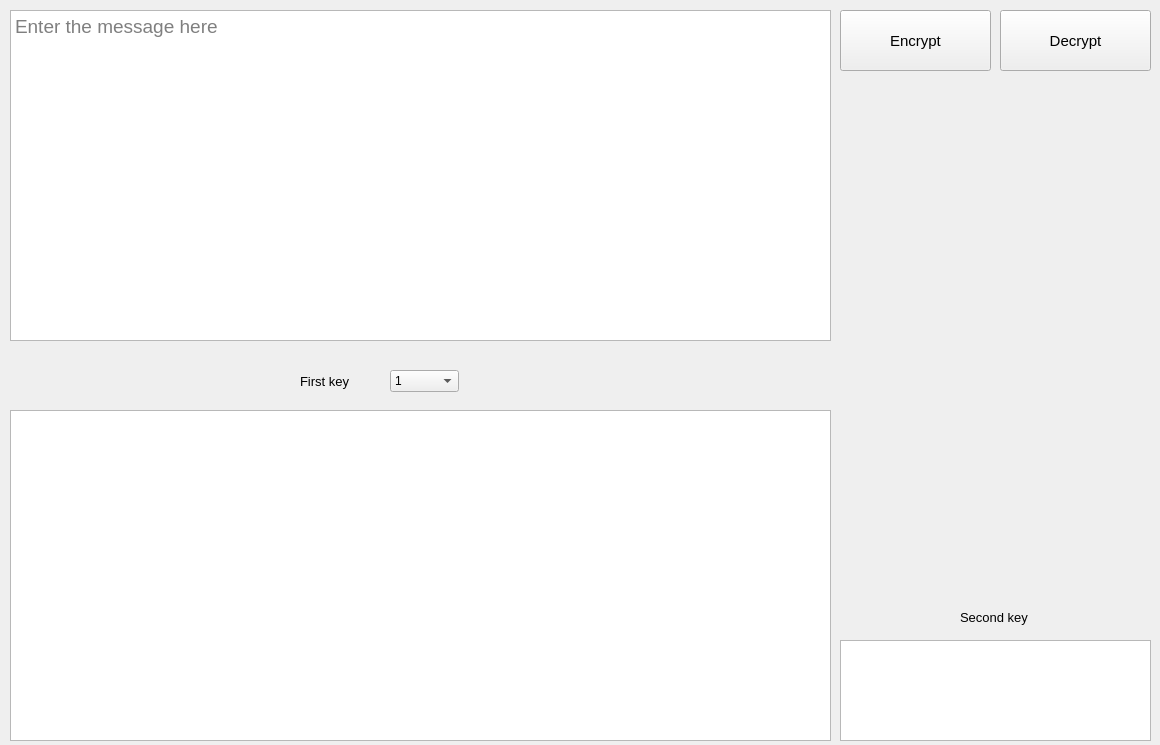
<?xml version="1.0" encoding="UTF-8"?>
<ui version="4.0">
 <class>MainWindow</class>
 <widget class="QMainWindow" name="MainWindow">
  <property name="geometry">
   <rect>
    <x>0</x>
    <y>0</y>
    <width>1160</width>
    <height>745</height>
   </rect>
  </property>
  <property name="windowTitle">
   <string>MainWindow</string>
  </property>
  <widget class="QWidget" name="centralwidget">
   <widget class="QPlainTextEdit" name="inputMessage">
    <property name="geometry">
     <rect>
      <x>10</x>
      <y>10</y>
      <width>821</width>
      <height>331</height>
     </rect>
    </property>
    <property name="font">
     <font>
      <pointsize>14</pointsize>
     </font>
    </property>
    <property name="placeholderText">
     <string>Enter the message here</string>
    </property>
   </widget>
   <widget class="QPlainTextEdit" name="outputMessage">
    <property name="geometry">
     <rect>
      <x>10</x>
      <y>410</y>
      <width>821</width>
      <height>331</height>
     </rect>
    </property>
    <property name="font">
     <font>
      <pointsize>14</pointsize>
     </font>
    </property>
    <property name="readOnly">
     <bool>true</bool>
    </property>
   </widget>
   <widget class="QComboBox" name="comboBox">
    <property name="geometry">
     <rect>
      <x>390</x>
      <y>370</y>
      <width>69</width>
      <height>22</height>
     </rect>
    </property>
    <item>
     <property name="text">
      <string>1</string>
     </property>
    </item>
    <item>
     <property name="text">
      <string>2</string>
     </property>
    </item>
    <item>
     <property name="text">
      <string>3</string>
     </property>
    </item>
    <item>
     <property name="text">
      <string>4</string>
     </property>
    </item>
    <item>
     <property name="text">
      <string>5</string>
     </property>
    </item>
    <item>
     <property name="text">
      <string>6</string>
     </property>
    </item>
    <item>
     <property name="text">
      <string>7</string>
     </property>
    </item>
    <item>
     <property name="text">
      <string>8</string>
     </property>
    </item>
    <item>
     <property name="text">
      <string>9</string>
     </property>
    </item>
    <item>
     <property name="text">
      <string>10</string>
     </property>
    </item>
    <item>
     <property name="text">
      <string>11</string>
     </property>
    </item>
    <item>
     <property name="text">
      <string>12</string>
     </property>
    </item>
    <item>
     <property name="text">
      <string>13</string>
     </property>
    </item>
    <item>
     <property name="text">
      <string>14</string>
     </property>
    </item>
    <item>
     <property name="text">
      <string>15</string>
     </property>
    </item>
    <item>
     <property name="text">
      <string>16</string>
     </property>
    </item>
    <item>
     <property name="text">
      <string>17</string>
     </property>
    </item>
    <item>
     <property name="text">
      <string>18</string>
     </property>
    </item>
    <item>
     <property name="text">
      <string>19</string>
     </property>
    </item>
    <item>
     <property name="text">
      <string>20</string>
     </property>
    </item>
    <item>
     <property name="text">
      <string>21</string>
     </property>
    </item>
    <item>
     <property name="text">
      <string>22</string>
     </property>
    </item>
    <item>
     <property name="text">
      <string>23</string>
     </property>
    </item>
    <item>
     <property name="text">
      <string>24</string>
     </property>
    </item>
    <item>
     <property name="text">
      <string>25</string>
     </property>
    </item>
   </widget>
   <widget class="QPlainTextEdit" name="secondKey">
    <property name="geometry">
     <rect>
      <x>840</x>
      <y>640</y>
      <width>311</width>
      <height>101</height>
     </rect>
    </property>
   </widget>
   <widget class="QLabel" name="label">
    <property name="geometry">
     <rect>
      <x>300</x>
      <y>364</y>
      <width>91</width>
      <height>34</height>
     </rect>
    </property>
    <property name="font">
     <font>
      <pointsize>10</pointsize>
     </font>
    </property>
    <property name="text">
     <string>First key</string>
    </property>
   </widget>
   <widget class="QLabel" name="label_2">
    <property name="geometry">
     <rect>
      <x>960</x>
      <y>600</y>
      <width>151</width>
      <height>34</height>
     </rect>
    </property>
    <property name="font">
     <font>
      <pointsize>10</pointsize>
     </font>
    </property>
    <property name="text">
     <string>Second key</string>
    </property>
   </widget>
   <widget class="QPushButton" name="encypt_bt">
    <property name="geometry">
     <rect>
      <x>840</x>
      <y>10</y>
      <width>151</width>
      <height>61</height>
     </rect>
    </property>
    <property name="font">
     <font>
      <pointsize>11</pointsize>
     </font>
    </property>
    <property name="text">
     <string>Encrypt</string>
    </property>
   </widget>
   <widget class="QPushButton" name="decrypt_bt">
    <property name="geometry">
     <rect>
      <x>1000</x>
      <y>10</y>
      <width>151</width>
      <height>61</height>
     </rect>
    </property>
    <property name="font">
     <font>
      <pointsize>11</pointsize>
     </font>
    </property>
    <property name="text">
     <string>Decrypt</string>
    </property>
   </widget>
  </widget>
 </widget>
 <resources/>
 <connections/>
</ui>
